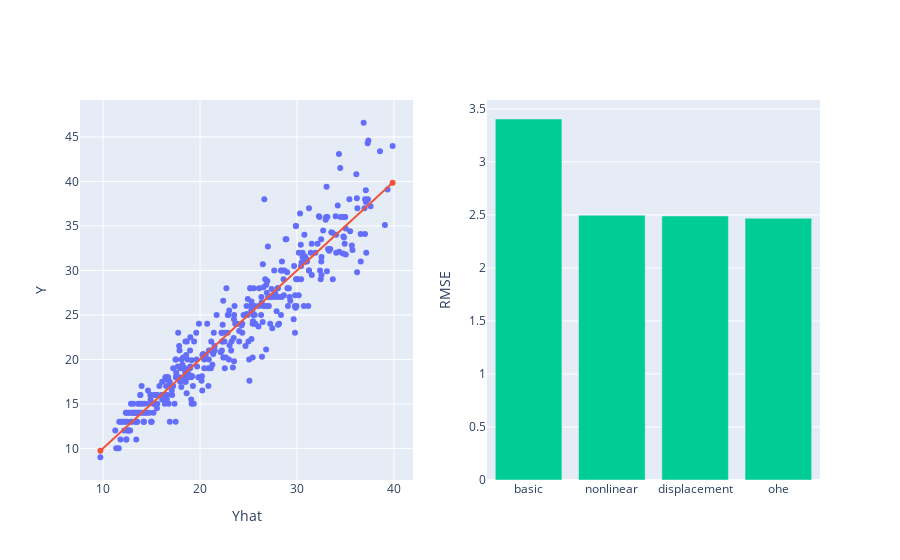

The code cell stored with this chart in its notebook:
### Code cell
model = LinearRegression()
model.fit(pandas_ohe_design_matrix(data), data['mpg'])
evaluate_model("ohe", model, pandas_ohe_design_matrix, models)

### Figure 1 — Plotly figure (JSON) as saved in the notebook; plotly's stock layout.template omitted (floating-point values rounded to 4 significant figures; data arrays with more than 128 entries replaced by an {"elided": "..."} marker saying what was removed)
{"data": [{"mode": "markers", "type": "scatter", "x": {"elided": "392 float values"}, "xaxis": "x", "y": {"elided": "392 float values"}, "yaxis": "y"}, {"name": "y=yhat", "type": "scatter", "x": [9.724, 39.86], "xaxis": "x", "y": [9.724, 39.86], "yaxis": "y"}, {"type": "bar", "x": ["basic", "nonlinear", "displacement", "ohe"], "xaxis": "x2", "y": [3.404, 2.496, 2.49, 2.468], "yaxis": "y2"}], "layout": {"showlegend": false, "xaxis": {"anchor": "y", "domain": [0, 0.45], "title": {"text": "Yhat"}}, "xaxis2": {"anchor": "y2", "domain": [0.55, 1]}, "yaxis": {"anchor": "x", "domain": [0, 1], "title": {"text": "Y"}}, "yaxis2": {"anchor": "x2", "domain": [0, 1], "title": {"text": "RMSE"}}}}
